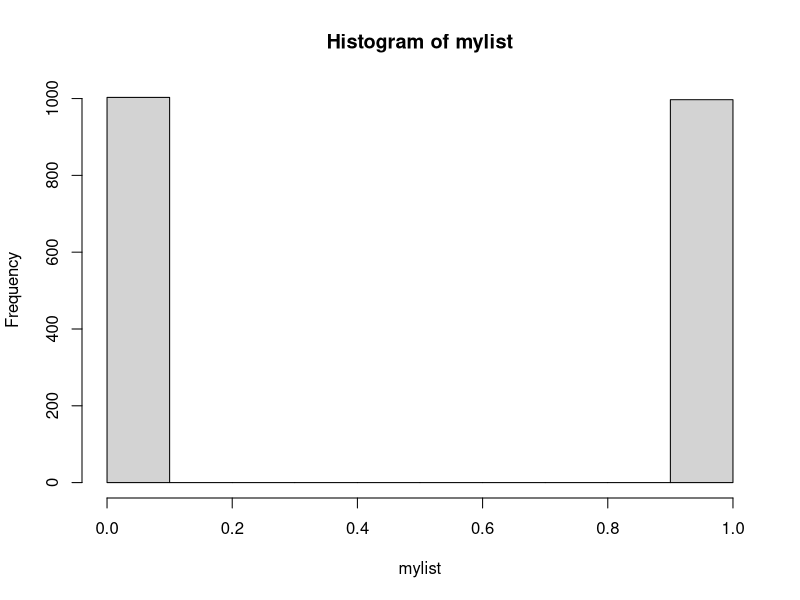

Recreate this plot in R.
sayHello <- function(){
   print('camilo es tremenda loquita')
}
binomial <- function(n=1 , p=0.5){
   cont = 0
   for (i in 1:n) {
      x <- runif(1)
      if(x < p){
         cont = cont+1
   }
        }
   return(cont)
}
geometrica<-function(p = 0.5){
   res = 0 
   cont = 0 
   while(res == 0){
      cont =  cont+1
      a = runif(1)
      if(a<p){
         res = 1
      }
   }
   return (cont)
}
bernoulli <-function(p=0.5){
   x <- runif(1)
   if(x < p){
      return (1)
   }
   else{
      return (0)
   }
}


puntocuarto <- function(){
   mylist <- c()
   contunos = 0
   contceros = 0
   for(i in 1:2000){
      if(bernoulli() ==1){
         mylist <- c(mylist , 1)
         contunos = contunos+1
      }
      else{
         mylist<- c(mylist , 0)
         contceros = contceros+1
         
      }
   }
   hist(mylist)
   print("unos:")
   print(contunos) 
   print("ceros:") 
   print( contceros) 
}

puntocuarto()

